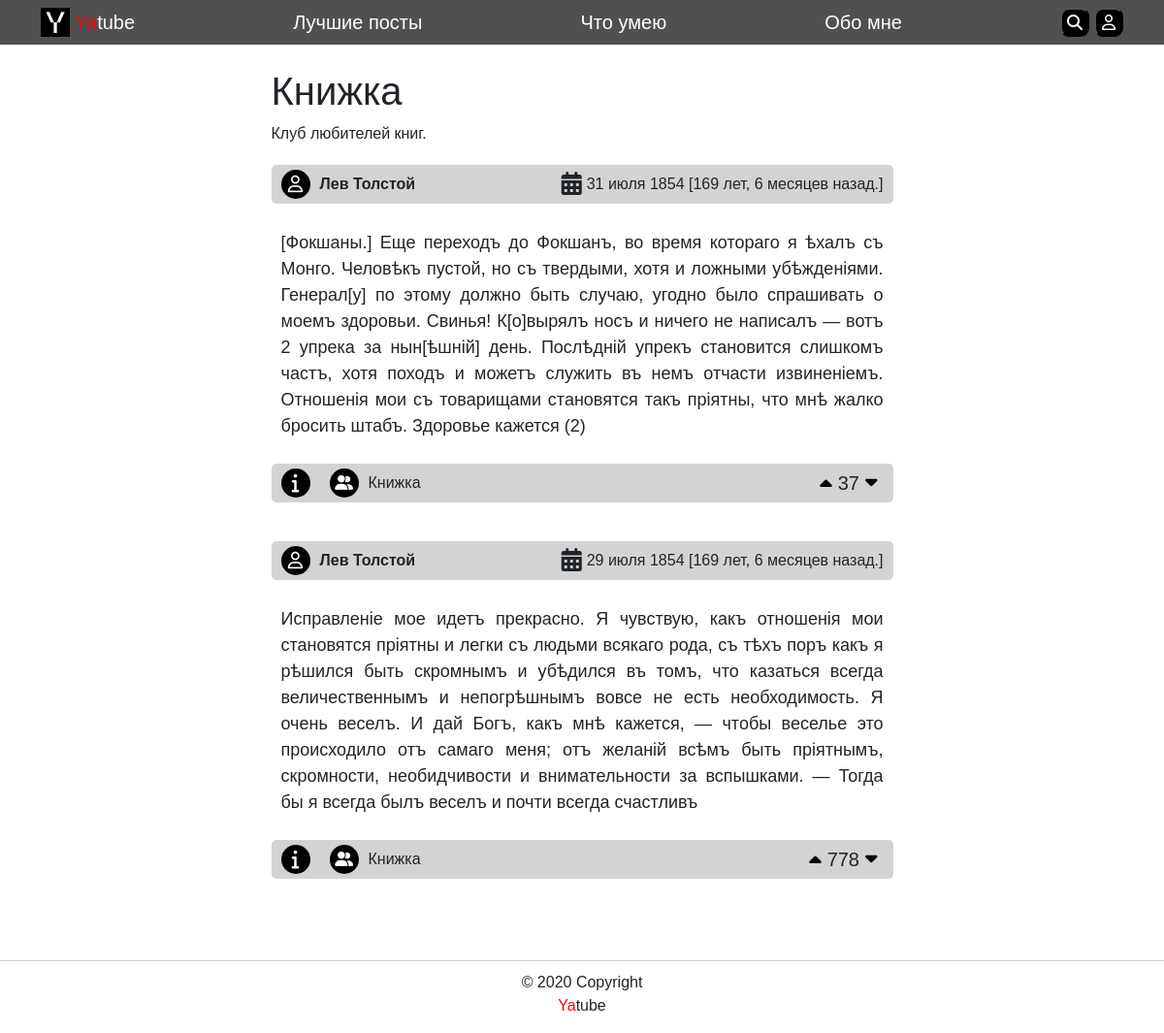
The app's page /group/book/ with its own data.
### posts/models.py (models this page shows, shortened)
class Group(models.Model):
    title = models.CharField(max_length=200)
    slug = models.SlugField(unique=True)
    description = models.TextField()
    def __str__(self):
        return self.title

class Post(models.Model):
    text = models.TextField()
    pub_date = models.DateTimeField(auto_now_add=True)
    author = models.ForeignKey(
        User,
        on_delete=models.CASCADE,
        related_name='posts'
    )
    group = models.ForeignKey(
        Group,
        blank=True, null=True,
        on_delete=models.SET_NULL,
        related_name='posts',
    )
    raiting = models.IntegerField(default=0)
    image = models.ImageField(
        'Картинка',
        upload_to='posts/',
        blank=True
    )
    class Meta:
        ordering = ['-pub_date']

### posts/views.py (the view)
def group_posts(request, slug):
    template = 'posts/group_list.html'
    group = get_object_or_404(Group, slug=slug)
    posts = group.posts.filter(group=group)
    page_obj = paginator_func(request, posts, NUMB_POSTS)
    context = {'group': group, 'page_obj': page_obj}
    return render(request, template, context)

### core/templatetags/user_filters.py (called while the page is built)
@register.filter
def addclass(field, css):
    return field.as_widget(attrs={'class': css})

### posts/context_processor.py (called while the page is built)
def get_context_data(request):
    form_aut = AuthenticationForm(request, data=request.POST)
    if form_aut.is_valid():
        auth.login(request, form_aut.get_user())
    context = {'form_aut': form_aut}
    return context

### posts/utilits.py (called while the page is built)
def paginator_func(request, *args):
    paginator = Paginator(*args)
    page_number = request.GET.get('page')
    page_obj = paginator.get_page(page_number)
    return page_obj

### templates/posts/group_list.html (shortened to what this page needs)
{% extends 'base.html' %}
{% for post in page_obj %}
  {% block content %}
    <div class="row justify-content-md-center">
      <div class="col col-lg-7">
        <h1>{{ group }}</h1>
        <p>{{ group.description }}</p>
        {% include 'posts/../includes/posts.html' %}
      {% endblock %}
{% endfor %}

### templates/base.html (shortened to what this page needs)
<!DOCTYPE html>
<html lang="ru">
  <head>
    {% load static %}
    <link rel="stylesheet" href="{% static 'css/my_style.css' %}">
    <link rel="stylesheet" href="{% static 'css/style.css' %}">
  </head>
  <body>
    {% load cache %}
    {% cache 1 header %}
    {% include 'includes/header.html' %}
  {% endcache %}
  <main>
    <div class="container py-4">
      {% block content %}Текст поста{% endblock %}
      <div style="padding-top: 20px">{% include 'includes/paginator.html' %}</div>
    </div>
  </main>
  {% include 'includes/footer.html' %}
</body>
</html>

### templates/includes/header.html (shortened to what this page needs)
<head>
  {% load static %}
  {% load user_filters %}
</head>
<header>
  <nav class="navbar navbar-light" style="background-color: #505050; ">
    <div class="container">
      <a class="in-btn"  href="{% url 'posts:main' %}">
        <img src="{% static 'img/logo.png' %}"
             width="30"
             height="30"
             class="d-inline-block align-top"
             alt="">
        <span style="color:red">Ya</span>tube
      </a>
      {% with request.resolver_match.view_name as view_name %}
        <a class="in-btn"
           href="{% url 'posts:best' %}">Лучшие посты</a>
        <a class="in-btn"
           href="{% url 'about:tech' %}">Что умею</a>
        <a class="in-btn"
           href="{% url 'about:author' %}"> Обо мне</a>
        <div class="my">
          <div class="search-box">
            <button class="search-btn button_hed">
              <i class="fas fa-search"></i>
            </button>
            <input class="search-txt" type="text" placeholder="">
          </div>
          {% if view_name  != 'users:signup' %}
            <div class="user">
              <button class="user-btn button_hed"
                      data-bs-toggle="dropdown"
                      data-bs-auto-close="outside">
                <i class="fa-regular fa-user"></i>
              </button>
              {% if user.is_authenticated %}
                {% include 'users/aut_user.html' %}
              {% else %}
                {% include 'users/login_my.html' %}
              {% endif %}
            </div>
          {% endif %}
        </div>
      {% endwith %}
    </div>
  </nav>
</header>

### templates/users/login_my.html (shortened to what this page needs)
<head>
  {% load static %}
  {% load user_filters %}
</head>

### templates/includes/posts.html (shortened to what this page needs)
{% load thumbnail %}
{% with request.resolver_match.view_name as view_name %}
  {% for post in page_obj %}
    <div class="inf">
      <div class="post">
        <div class="inf-panel" style="margin-bottom: 15px">
          <div class="inf-panel" style="background: none; padding: 10px;">
            <div class="user-btn button_hed" style="border-radius: 50%;">
              <a class="in-btn" href="{% url 'posts:profile' post.author  %}">
                <i class="fa-regular fa-user fa-sm"></i> </a>
            </div>
            <b style="padding-left:10px ">{{ post.author.get_full_name }}</b>
          </div>
          <div style="padding-right: 10px">
            <i class="fa-solid fa-calendar-days fa-xl" style="padding-right: 5px">
            </i>{{ post.pub_date|date:"d E Y" }}  [{{ post.pub_date|timesince }} назад.]
          </div>
        </div>
        <div class="post-block">
          <div style="font-size: 18px; padding-top: 2px;text-align: justify">{{ post.text|slice:":500" }}</div>
        </div>
      <div class="inf-panel " style="margin-top: 15px;">
        <div class="inf-panel" style="background: none">
          <div style="padding: 10px">
            <a class="in-btn " href="{% url 'posts:post_detail' post.pk %}">
              <div class="user-btn button_hed" style="border-radius: 50%;">
                <i class="fa-solid fa-info in-btn"></i>
              </div>
            </a>
          </div>
          {% if post.group %}
            <div class="inf-panel" style="background: none; padding: 10px;">
              <div class="user-btn button_hed" style="border-radius: 50%;">
                <a class="in-btn" href="{% url 'posts:group_posts' post.group.slug %}">
                  <i class="fa-solid fa-user-group fa-xs"></i></i> </a>
              </div>
              <div style="padding-left:10px; ">{{ post.group.title }}</div>
            </div>
          {% endif %}
        </div >
        <div style="margin-right: 10px">{% include 'posts/../includes/raiting.html' %}</div>
      </div>
    </div>
  </div>
{% endfor %}
{% endwith %}

### templates/includes/raiting.html (shortened to what this page needs)
<div class="raiting">
  <form action="{% url 'posts:like' post.pk %}" method="POST" class="test">
    <button type="submit" style="border: none; background: none; font-size: 20px">
      <div style="transform: translateY(5%)">
        <i class="fa-solid fa-caret-up"></i>
      </div>
    </button>
  </form>
  <div style="font-size: 20px" class="test2">{{ post.raiting }}</div>
  <form action="{% url 'posts:dislike' post.pk %}" method="POST" class="test">
    <button type="submit"
            style="border: none;
                   background: none;
                   font-size: 20px;">
      <div style="transform: translateY(-16%);">
        <i class="fa-solid fa-sort-down"></i>
      </div>
    </button>
  </form>
</div>

### templates/includes/footer.html
<div class="footer-copyright text-center ">
  <div style="border-bottom: 1px solid rgba(77,75,75,0.28); margin-bottom: 10px"></div>
  © 2020 Copyright
  <p>
    <span style="color:red">Ya</span>tube
  </p>
</div>

### static/css/style.css (style rules this page uses)
.my { display: flex; box-sizing: border-box; }
.search-box { display: flex; position: relative; flex-direction: row-reverse; margin-right: 5px; }
.search-txt { border: none; background:none; outline: none; font-size: 12px; transition:0.4s; width: 30px; height: 30px; position: absolute; }
.search-btn, .user-btn { color: white; width: 30px; height: 30px; border-radius: 30%; background: black; display: flex; justify-content: center; align-items: center; text-decoration: none; }
.user { position: relative; }
.button_hed { background: black; display: flex; justify-content: center; align-items: center; text-decoration: none; }
.in-btn { color: white; text-decoration: none; font-size: 20px; }
.inf { display: flex; flex-direction: row-reverse; background: rgb(255, 255, 255); align-items: center; margin-bottom: 40px; margin-top: 20px; }
.post-block { background: rgb(255, 255, 255); align-items: center; padding: 10px; }
.inf-panel { display: flex; align-items: center; justify-content: space-between; background: rgba(72, 72, 72, 0.24); height: 40px; border-radius: 5px; }
.raiting { display: flex; align-items: center; background: none; justify-content: center; text-decoration: none; }
.post { background: none; width: 100%; }
body { font-family: "FuturisLightC", Helvetica, Geneva, sans-serif; }

### records on screen
Group: title "Книжка", description "Клуб любителей книг."
Post: author.get_full_name "Лев Толстой", pub_date "31 июля 1854", pub_date "169 лет, 6 месяцев", text "[Фокшаны.] Еще переходъ до Фокшанъ, во время котораго я ѣхалъ съ Монго. Человѣкъ пустой, но съ твердыми, хотя и ложными убѣжденіями. Генерал[у] по этому должно быть случаю, угодно было спрашивать о моемъ здоровьи. Свинья! К[о]вырялъ носъ и ничего не написалъ — вотъ 2 упрека за нын[ѣшній] день. Послѣдній упрекъ становится слишкомъ частъ, хотя походъ и можетъ служить въ немъ отчасти извиненіемъ. Отношенія мои съ товарищами становятся такъ пріятны, что мнѣ жалко бросить штабъ. Здоровье кажется (2)", group "Книжка", raiting "37"
Post: author.get_full_name "Лев Толстой", pub_date "29 июля 1854", pub_date "169 лет, 6 месяцев", text "Исправленіе мое идетъ прекрасно. Я чувствую, какъ отношенія мои становятся пріятны и легки съ людьми всякаго рода, съ тѣхъ поръ какъ я рѣшился быть скромнымъ и убѣдился въ томъ, что казаться всегда величественнымъ и непогрѣшнымъ вовсе не есть необходимость. Я очень веселъ. И дай Богъ, какъ мнѣ кажется, — чтобы веселье это происходило отъ самаго меня; отъ желаній всѣмъ быть пріятнымъ, скромности, необидчивости и внимательности за вспышками. — Тогда бы я всегда былъ веселъ и почти всегда счастливъ", group "Книжка", raiting "778"
